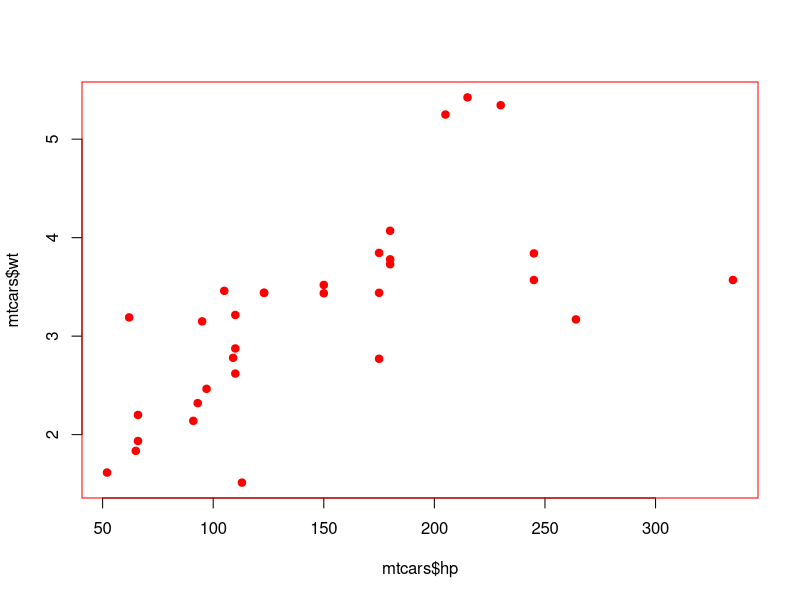

Here is the R script that generated this plot:
## ---- chunk 1
knitr::opts_chunk$set(
  collapse = TRUE,
  comment = "#>",
  fig.path = "man/figures/README-",
  out.width = "100%"
)
knitr::opts_knit$set(root.dir = tempdir())
library(withr)
## ---- chunk 2
par("col" = "black")
my_plot <- function(new) {
  with_par(list(col = "red", pch = 19),
    plot(mtcars$hp, mtcars$wt)
  )
  par("col")
}
my_plot()
par("col")

f <- function(x) {
  local_envvar(c("WITHR" = 2))
  Sys.getenv("WITHR")
}

f()
Sys.getenv("WITHR")
## ---- chunk 3
Sys.getenv("WITHR")
with_envvar(c("WITHR" = 2), Sys.getenv("WITHR"))
Sys.getenv("WITHR")

with_envvar(c("A" = 1),
  with_envvar(c("A" = 2), action = "suffix", Sys.getenv("A"))
)
